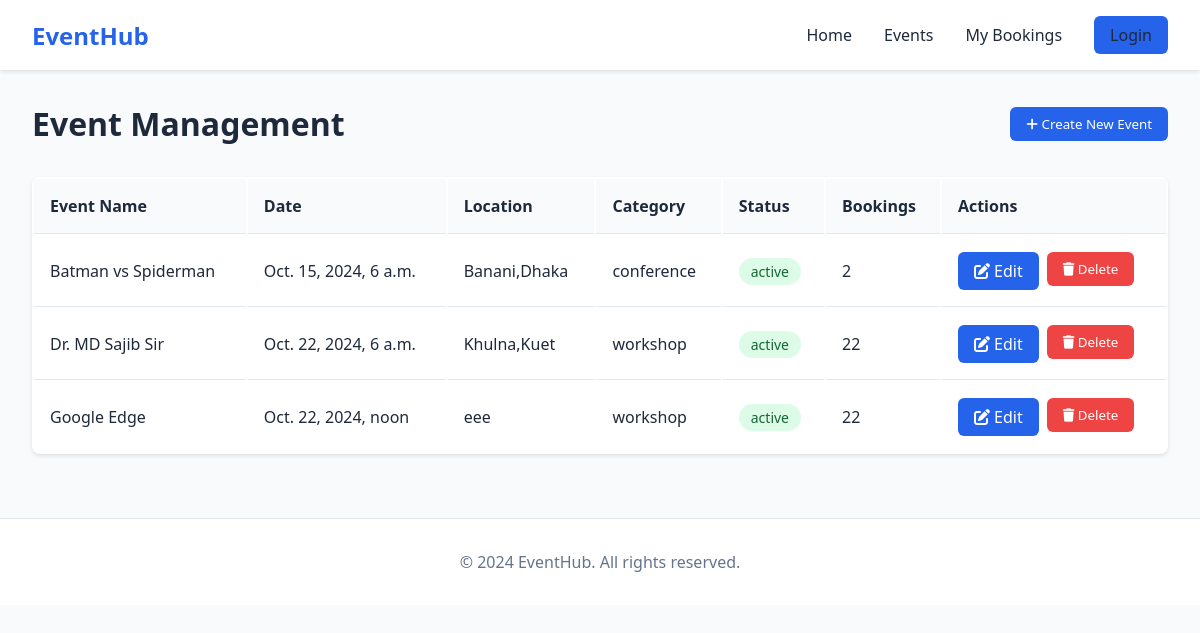
Screenshot of /events/ with the database file from the repository.
### events/models.py (models this page shows, shortened)
class Event(models.Model):
    name = models.CharField(max_length=200)
    category = models.CharField(max_length=50, choices=[('conference', 'Conference'), ('concert', 'Concert'), ('workshop', 'Workshop'), ('sports', 'Sports')])
    date = models.DateTimeField()
    location = models.CharField(max_length=200)
    description = models.TextField()
    max_attendees = models.PositiveIntegerField()
    status = models.CharField(max_length=20, choices=[('active', 'Active'), ('draft', 'Draft')])
    created_by = models.ForeignKey(User, on_delete=models.CASCADE, related_name='events')

### events/views.py (the view)
# urls.py: path('', views.event_list, name='event_list'),
def event_list(request):
    events = Event.objects.filter(status="active")
    if request.user.is_authenticated:
        user_bookings = Booking.objects.filter(user=request.user).values_list('event_id', flat=True)
    else:
        user_bookings = []
    return render(request, 'events/event_list.html', {'events': events, 'user_bookings': user_bookings})

### events/templates/events/event_list.html (shortened to what this page needs)
{% extends "base.html" %}
{% load static %}
{% block style %}
  <link rel="stylesheet" href="{% static 'event/css/event_list.css' %}">
{% endblock style %}
{% block content %}
<main class="main-container">
    <div class="page-header">
        <h1>Event Management</h1>
        <button class="btn btn-primary" id="createEventBtn">
            <i class="fas fa-plus"></i> Create New Event
        </button>
    </div>
    <table class="events-table">
        <thead>
            <tr>
                <th>Event Name</th>
                <th>Date</th>
                <th>Location</th>
                <th>Category</th>
                <th>Status</th>
                <th>Bookings</th>
                <th>Actions</th>
            </tr>
        </thead>
        <tbody>
            {% for event in events %}
            <tr>
                <td>{{event.name}}</td>
                <td>{{event.date}}</td>
                <td>{{event.location}}</td>
                <td>{{event.category}}</td>
                <td><span class="status-badge status-active">{{event.status}}</span></td>
                <td>{{event.max_attendees}}</td>
                <td>
                    <div class="action-buttons">
                        <a style="text-decoration: none;" href="{% url 'update_event' event.id %}" class="btn btn-primary">
                            <i class="fas fa-edit"></i> Edit
                        </a>
                        <form action="{% url 'delete_event' event.id %}" method="post">
                            <button type="button" class="btn btn-danger" onclick="confirmDelete(this)">
                                <i class="fas fa-trash"></i> Delete
                            </button>
                        </form>
                    </div>
                </td>
            </tr>
            {% endfor %}
        </tbody>
    </table>
</main>
{% endblock content %}

### static/css/base.css (style rules this page uses)
:root { --primary: #2563eb; --secondary: #4f46e5; --accent: #818cf8; --background: #f8fafc; --text: #1e293b; }
* { margin: 0; padding: 0; box-sizing: border-box; font-family: 'Segoe UI', system-ui, sans-serif; }
body { background-color: var(--background); color: var(--text); }
.btn { padding: 0.5rem 1rem; border-radius: 0.375rem; font-weight: 500; cursor: pointer; transition: all 0.3s; }
.btn-primary { background: var(--primary); color: white; border: none; }

### events/static/event/css/event_list.css (style rules this page uses)
:root { --primary: #2563eb; --secondary: #4f46e5; --accent: #818cf8; --background: #f8fafc; --text: #1e293b; --error: #ef4444; --success: #22c55e; }
* { margin: 0; padding: 0; box-sizing: border-box; font-family: 'Segoe UI', system-ui, sans-serif; }
body { background-color: var(--background); color: var(--text); }
.main-container { max-width: 1200px; margin: 2rem auto; padding: 0 2rem; }
.page-header { display: flex; justify-content: space-between; align-items: center; margin-bottom: 2rem; }
.btn { padding: 0.5rem 1rem; border-radius: 0.375rem; font-weight: 500; cursor: pointer; transition: all 0.3s; border: none; }
.btn-primary { background: var(--primary); color: white; }
.btn-danger { background: var(--error); color: white; }
.events-table { width: 100%; background: white; border-radius: 0.5rem; overflow: hidden; box-shadow: 0 2px 4px rgba(0,0,0,0.1); }
.events-table th, .events-table td { padding: 1rem; text-align: left; border-bottom: 1px solid #e2e8f0; }
.events-table th { background: #f8fafc; font-weight: 600; }
.events-table tr:last-child td { border-bottom: none; }
.action-buttons { display: flex; gap: 0.5rem; }
.status-badge { padding: 0.25rem 0.75rem; border-radius: 1rem; font-size: 0.875rem; display: inline-block; }
.status-active { background: #dcfce7; color: #166534; }

### rows the page displays
Event: name "Batman vs Spiderman", date "Oct. 15, 2024, 6 a.m.", location "Banani,Dhaka", category "conference", status "active", max_attendees "2"
Event: name "Dr. MD Sajib Sir", date "Oct. 22, 2024, 6 a.m.", location "Khulna,Kuet", category "workshop", status "active", max_attendees "22"
Event: name "Google Edge", date "Oct. 22, 2024, noon", location "eee", category "workshop", status "active", max_attendees "22"
